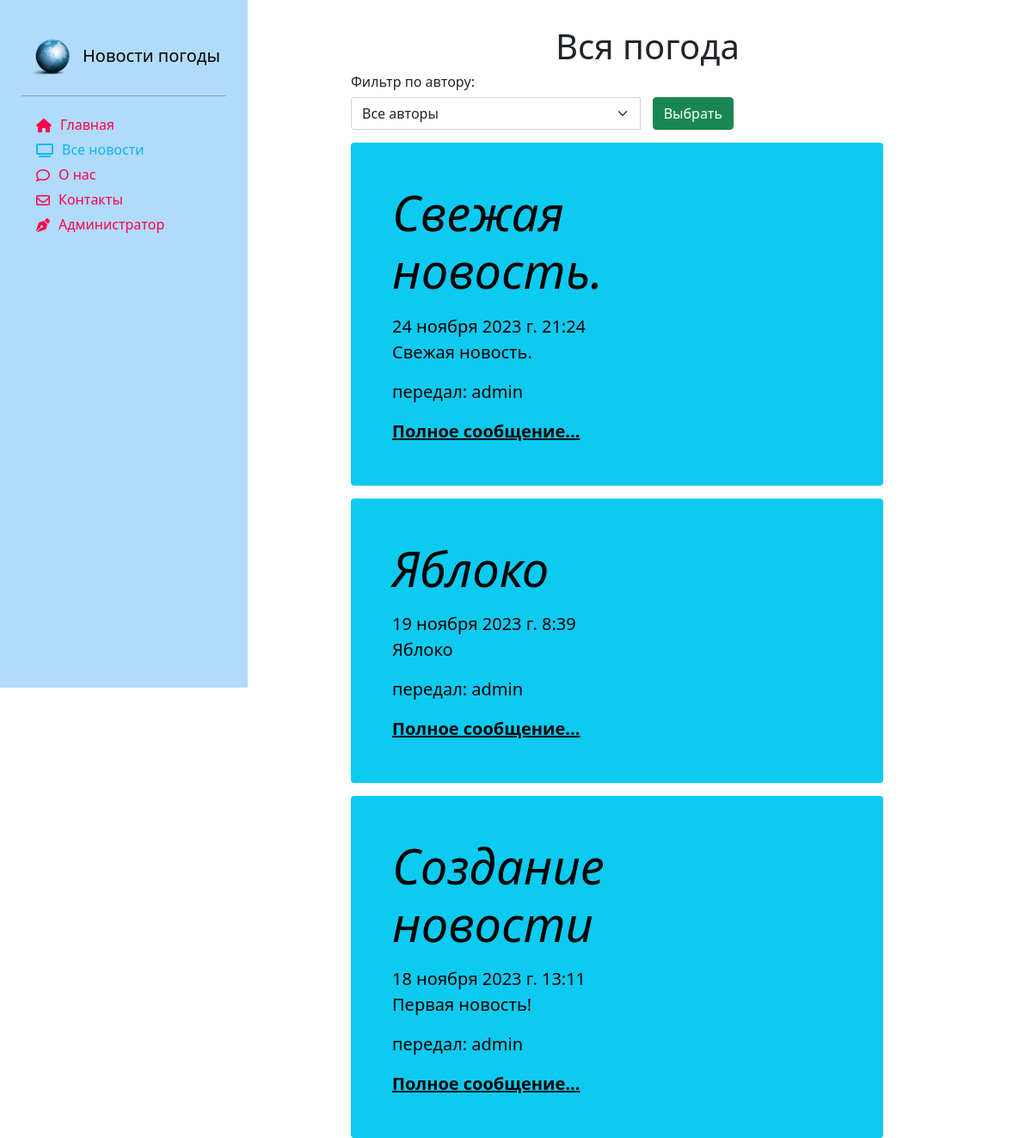
Before: /news/show with the older database file.
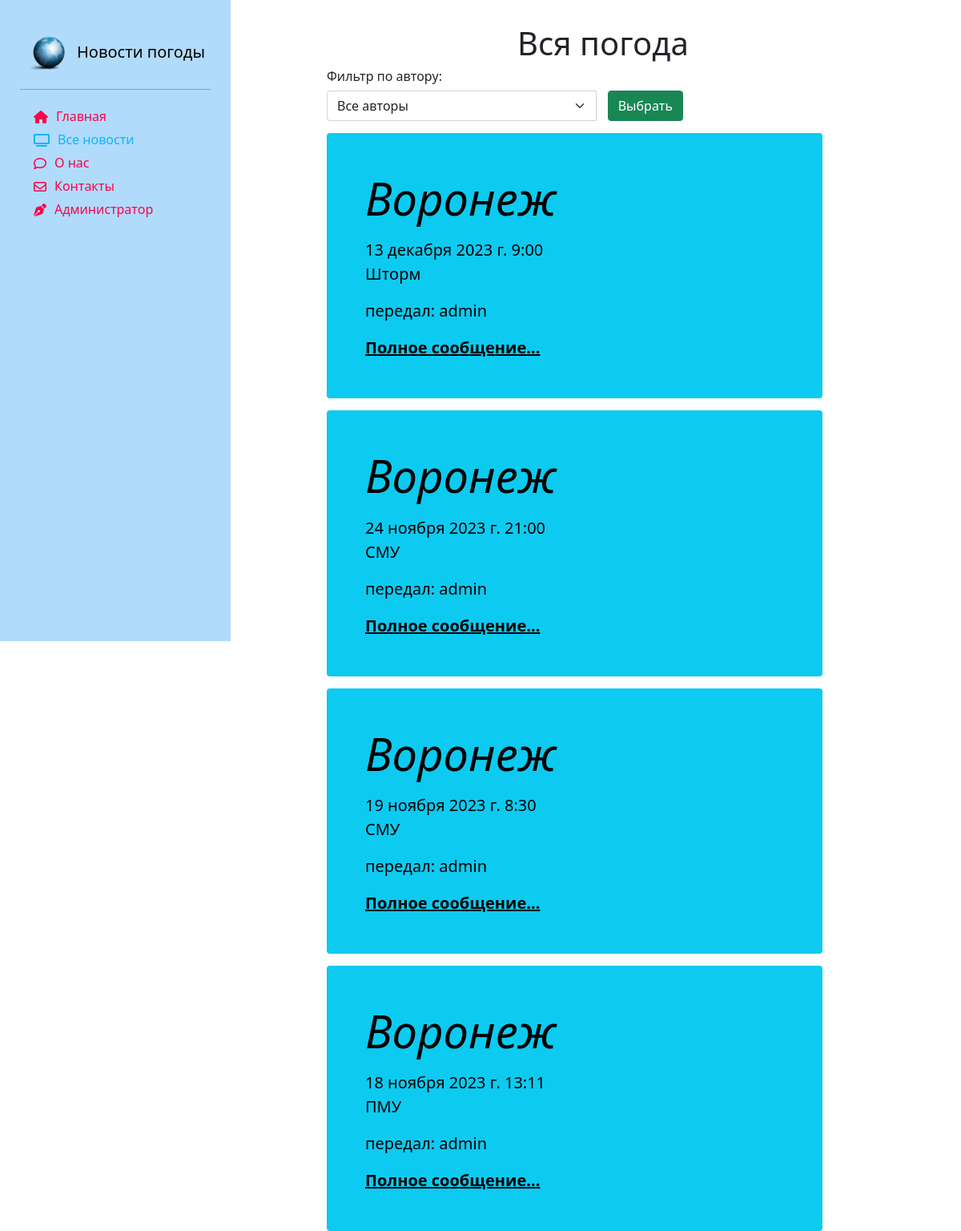
After: the same page with the newer database file.
### news/models.py (models this page shows, shortened)
class Article(models.Model):
    categories = (('ФП', 'Фактическая погода'),
                  ('ПП', 'Прогноз погоды'),
                  ('ШО', 'Штормовое оповещение'),
                  ('ШП', 'Штормовое предупреждение'))
    author = models.ForeignKey(User, on_delete=models.SET_NULL, null=True, verbose_name='Автор')
    title = models.CharField('Пункт', max_length=50, default='')
    category = models.CharField(choices=categories, max_length=20, verbose_name='Категория сообщения')
    anouncement = models.TextField('Анонс', max_length=250)
    text = models.TextField('Текст сообщения')
    date = models.DateTimeField('Дата наблюдения', auto_created=True)
    tags = models.ManyToManyField(to=Tag, blank=True, verbose_name='Явления')
    def get_absolute_url(self):
        return f'/news/show/{self.id}'
    class Meta:
        ordering = ['title', 'date']
        verbose_name = 'Сообщение'
        verbose_name_plural ='Сообщения'

### news/views.py (the view)
# urls.py: path('', views.index, name='demo'),
def index(request):
    author_list = User.objects.all()
    tag_list = Tag.objects.all().values('title')
    selected_author = 0
    selected_tag = 0
    if request.method == "POST":
        selected_author = int(request.POST.get('author_filter'))
        if selected_author == 0:
            articles = Article.objects.all().order_by('-date')
        else:
            articles = Article.objects.filter(author=selected_author)
    else:
        articles = Article.objects.all().order_by('-date')
    context = {'articles': articles, 'author_list': author_list, 'selected_author': selected_author}
    return render(request,'news/index.html', context)

### news/templates/news/index.html (shortened to what this page needs)
{% extends 'main/base_template.html' %}
{% load static %}
{% load bootstrap5 %}
{% block content %}
<div class="row">
    <div class="text-center" style="margin-top:30px;">
        <h1>Вся погода</h1>
    </div>
    <div class="content_center">
        <h6> Фильтр по автору: </h6>
        <div class="form-group col-8">
            <form method="post">
                <div class="input-group">
                    <select class="form-select" name="author_filter" style="width:40%">
                        <option value="0">Все авторы</option>
                    </select>
                    <span class="input-group-btn">
                        <input type="submit" class="btn btn-success" value="Выбрать" style="margin: 0 15px">
                    </span>
                </div>
            </form>
        </div>
    </div>
    {% for article in articles %}
    <div class="single_news">
        <div class="p-4 p-md-5 text-black rounded bg-info">
            <div class="col-md-6 px-0">
                <h1 class="display-4 fst-italic"> {{ article.title }}</h1>
                <p class="lead my-3">{{ article.date }} {{ article.anouncement }}</p>
                <p class="lead my-3">передал: {{ article.author }} </p>
                <p class="lead mb-0"><a href="{{ article.get_absolute_url }}" class="text-black fw-bold">Полное
                    сообщение...</a></p>
            </div>
        </div>
    </div>
    {% endfor %}
</div>
{% endblock %}

Changed rows visible on the page:
added Article: title "Воронеж", date "13 декабря 2023 г. 9:00", anouncement "Шторм", author "admin"
changed Article: title "Свежая новость." → "Воронеж"; date "24 ноября 2023 г. 21:24" → "24 ноября 2023 г. 21:00"; anouncement "Свежая новость." → "СМУ"
changed Article: title "Яблоко" → "Воронеж"; date "19 ноября 2023 г. 8:39" → "19 ноября 2023 г. 8:30"; anouncement "Яблоко" → "СМУ"
changed Article: title "Создание новости" → "Воронеж"; anouncement "Первая новость!" → "ПМУ"
